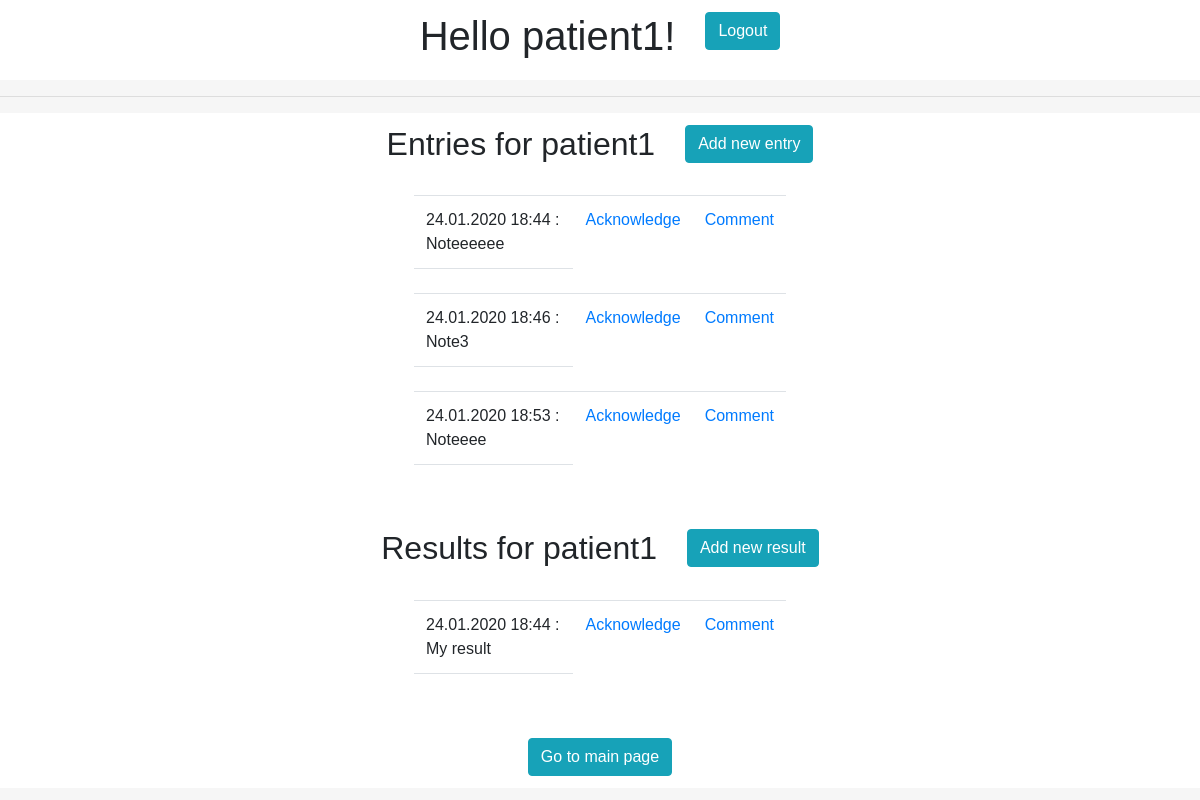
Before: /view/patient1/ (signed in) with the older database file.
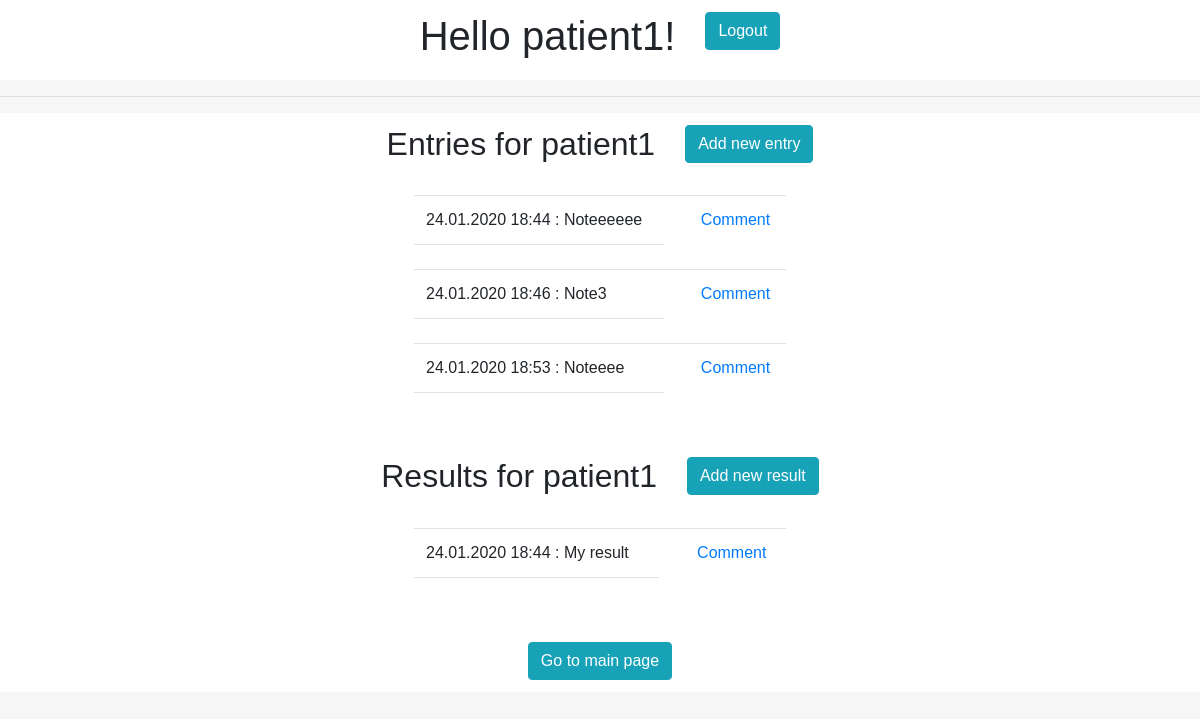
After: the same page with the newer database file.
### web_registry/models.py (models this page shows)
class Entry(models.Model):
    date = models.DateTimeField("Date", default=datetime.datetime.now)
    CHOICES = [('N', 'Note'),
               ('R', 'Results')]
    entry_type = models.TextField(max_length=1, choices=CHOICES, blank=True)
    value = models.TextField(max_length=1000, blank=True)
    upload = models.ImageField(upload_to='upload/', blank=True)
    patient = models.ForeignKey(Patient, on_delete=models.CASCADE, blank=True, null=True)
    is_acknowledged = models.BooleanField(default=False)
    def __str__(self):
        return "%s : %s" % (self.date.strftime("%d.%m.%Y %H:%M"), self.value)

### web_registry/views.py (the view)
# urls.py: url(r'^acknowledge/(?P<patient_username>[A-Za-z0-9]+)/(?P<entry_id>[A-Za-z0-9]+)/$', views.patient_view, name='patient_view'),
@login_required
def patient_view(request, patient_username, entry_id=''):
    if entry_id:
        entry = Entry.objects.get(id=entry_id)
        entry.is_acknowledged = True
        entry.save()
    context = {'patient_username': patient_username, 'patient_entries_n': [], 'patient_entries_r': []}
    for x in Entry.objects.filter(patient__profile__user__username=patient_username):
        comments = Comment.objects.filter(entry=x)
        comment_list = []
        for com in comments:
            comment_list.append({'date': com.date, 'autor': com.autor.username, 'value': com.value})
        if x.entry_type == 'N':
            context['patient_entries_n'].append({'name': x, 'is_acknowledged': str(x.is_acknowledged),
                                                 'id': x.id, 'comment_list': comment_list})
        else:
            context['patient_entries_r'].append({'name': x, 'is_acknowledged': str(x.is_acknowledged),
                                                 'id': x.id, 'comment_list': comment_list})
    return render(request, 'patient_view.html', context)

### web_registry/templates/patient_view.html (shortened to what this page needs)
{% extends 'base.html' %}
{% block content %}
<div class="row justify-content-md-center login_form">
    <div class="col col-md-auto"><h2>Entries for {{patient_username}}</h2></div>
    <div class="col col-md-auto"><a href="{% url 'new_entry' patient_username=patient_username %}" class="btn btn-info" role="button">Add new entry</a></div>
</div>
<div class="row justify-content-md-center login_form">
        <div class="col col-md-4"><table class="table">
            <tbody>
                {% for record in patient_entries_n %}
                  <tr><td data-toggle="collapse" data-target="#record_{{record.id}}">{{record.name}}</td>
                      <td>{% if record.is_acknowledged == "False" %}
                      <a href="{% url 'patient_view' patient_username=patient_username entry_id=record.id %}">Acknowledge</a>
                      {% endif %}
                  </td>
                  <td><a href="{% url 'new_comment' patient_username=patient_username entry_id=record.id %}">Comment</a></td>
                  </tr>
                <tr><td></td></tr>
                {% endfor %}
            </tbody>
        </table></div>
    </div>
<div class="row justify-content-md-center login_form">
    <div class="col col-md-auto"><h2>Results for {{patient_username}}</h2></div>
    <div class="col col-md-auto"><a href="{% url 'new_entry' patient_username=patient_username %}" class="btn btn-info" role="button">Add new result</a></div>
</div>
<div class="row justify-content-md-center login_form">
        <div class="col col-md-4"><table class="table">
            <tbody>
                {% for record in patient_entries_r %}
                  <tr><td data-toggle="collapse" data-target="#result_{{record.id}}">{{record.name}}</td><td>
                      {% if record.is_acknowledged == "False" %}
                      <a href="{% url 'patient_view' patient_username=patient_username entry_id=record.id %}">Acknowledge</a>
                      {% endif %}
                  </td><td><a href="{% url 'new_comment' patient_username=patient_username entry_id=record.id %}">Comment</a></td>
                  </tr>
                <tr><td></td></tr>
                {% endfor %}
            </tbody>
        </table></div>
    </div>
<div class="row justify-content-md-center login_form">
<div class="col col-md-auto"><a href="{% url 'index' %}" class="btn btn-info" role="button">Go to main page</a></div>
</div>
{% endblock %}

Changed rows visible on the page:
changed Entry "24.01.2020 18:44 : Noteeeeee": no longer shows "Acknowledge"
changed Entry "24.01.2020 18:46 : Note3": no longer shows "Acknowledge"
changed Entry "24.01.2020 18:53 : Noteeee": no longer shows "Acknowledge"
changed Entry "24.01.2020 18:44 : My result": no longer shows "Acknowledge"
